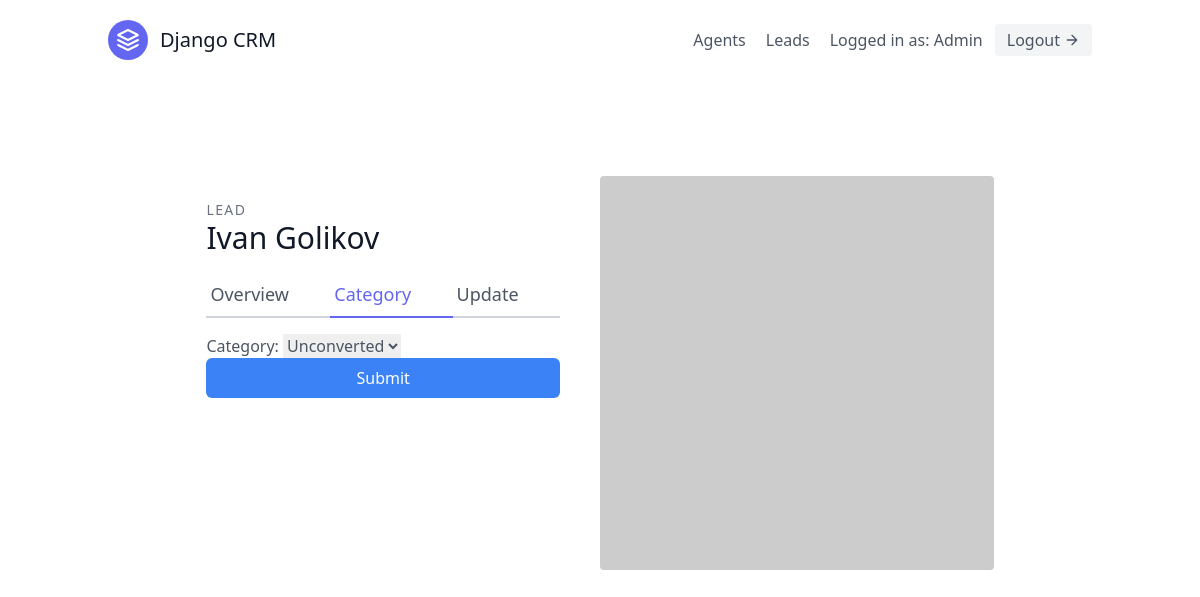
Page /leads/1/category/ (signed in) on the committed database.
### leads/models.py (models this page shows, shortened)
class User(AbstractUser):
    is_organisor = models.BooleanField(default=True)
    is_agent = models.BooleanField(default=False)

class Lead(models.Model):
    first_name = models.CharField('First name', max_length=30)
    last_name = models.CharField('Last name', max_length=30)
    age = models.IntegerField('Age', default=0)
    location = models.CharField('Location', max_length=225)
    cell_phone = models.CharField('Cell phone', max_length=20)
    organisation = models.ForeignKey('UserProfile', on_delete=models.CASCADE)
    agent = models.ForeignKey('Agent', null=True, blank=True, on_delete=models.SET_NULL)
    category = models.ForeignKey('Category', related_name="leads", null=True, blank=True, on_delete=models.SET_NULL)

### leads/views.py (the view, shortened to what this page needs)
# urls.py: path('<int:pk>/category/', LeadCategoryUpdateView.as_view(), name='lead-category-update'),
class LeadCategoryUpdateView(LoginRequiredMixin, generic.UpdateView):
    template_name = "leads/lead_category_update.html"
    form_class = LeadCategoryUpdateForm
    def get_queryset(self):
        user = self.request.user
        if user.is_organisor:
            queryset = Lead.objects.filter(organisation=user.userprofile)
        else:
            queryset = Lead.objects.filter(organisation=user.agent.organisation)
            queryset = queryset.filter(agent__user=user)
        return queryset

### leads/forms.py
class LeadCategoryUpdateForm(forms.ModelForm):
    class Meta:
        model = Lead
        fields = (
            'category',
        )

### leads/models.py (called while the page is built)
    def __str__(self):
        return self.name

### leads/templates/leads/lead_category_update.html (shortened to what this page needs)
{% extends "base.html" %}
{% load tailwind_filters %}
{% block content %}
    <section class="text-gray-600 body-font overflow-hidden">
        <div class="container px-5 py-24 mx-auto">
            <div class="lg:w-4/5 mx-auto flex flex-wrap">
                <div class="lg:w-1/2 w-full lg:pr-10 lg:py-6 mb-6 lg:mb-0">
                    <h2 class="text-sm title-font text-gray-500 tracking-widest">LEAD</h2>
                    <h1 class="text-gray-900 text-3xl title-font font-medium mb-4"> {{lead.first_name}} {{lead.last_name}} </h1>
                    <div class="flex mb-4">
                        <a href="{% url 'leads:lead-detail' lead.pk %}" class="flex-grow border-b-2 border-gray-300 py-2 text-lg px-1">Overview</a>
                        <a href="{% url 'leads:lead-category-update' lead.pk %}" class="flex-grow text-indigo-500 border-b-2 border-indigo-500 py-2 text-lg px-1">Category</a>
                        <a href="{% url 'leads:lead-update' lead.pk %}" class="flex-grow border-b-2 border-gray-300 py-2 text-lg px-1">Update</a>
                    </div>
                    <form form method="post">
                        {{ form|crispy }}
                        <button type="submit" class="w-full text-white bg-blue-500 hover:bg-blue-600 px-3 py-2 rounded-md">Submit</button>
                    </form>
                </div>
                <img alt="ecommerce" class="lg:w-1/2 w-full lg:h-auto h-64 object-cover object-center rounded" src="https://dummyimage.com/400x400">
            </div>
        </div>
    </section>
{% endblock content %}

### templates/navbar.html (shortened to what this page needs)
{% load tailwind_filters %}
<header class="text-gray-600 body-font">
  <div class="container mx-auto flex flex-wrap p-5 flex-col md:flex-row items-center">
    <a class="flex title-font font-medium items-center text-gray-900 mb-4 md:mb-0">
      <svg xmlns="http://www.w3.org/2000/svg" fill="none" stroke="currentColor" stroke-linecap="round" stroke-linejoin="round" stroke-width="2" class="w-10 h-10 text-white p-2 bg-indigo-500 rounded-full" viewBox="0 0 24 24">
        <path d="M12 2L2 7l10 5 10-5-10-5zM2 17l10 5 10-5M2 12l10 5 10-5"></path>
      </svg>
      <span class="ml-3 text-xl">Django CRM</span>
    </a>
    <nav class="md:ml-auto flex flex-wrap items-center text-base justify-center">
      {% if not request.user.is_authenticated %}
        <a href="{% url 'signup' %}" class="mr-5 hover:text-gray-900">Signup</a>
      {% else %}
      {% if request.user.is_organisor %}
        <a href="{% url "agents:agent-list" %}" class="mr-5 hover:text-gray-900">Agents</a>
      {% endif %}
        <a href="{% url "leads:lead-list" %}" class="mr-5 hover:text-gray-900">Leads</a>
      {% endif %}
    </nav>
    {% if request.user.is_authenticated %}
    Logged in as: {{ request.user.username }}
    <form method="post" action="{% url 'logout' %}">
      <button class="ml-3 inline-flex items-center bg-gray-100 border-0 py-1 px-3 focus:outline-none hover:bg-gray-200 rounded text-base mt-4 md:mt-0">
          Logout
          <svg fill="none" stroke="currentColor" stroke-linecap="round" stroke-linejoin="round" stroke-width="2" class="w-4 h-4 ml-1" viewBox="0 0 24 24">
              <path d="M5 12h14M12 5l7 7-7 7"></path>
          </svg>
      </button>
    </form>
    {% endif %}
  </div>
</header>

### rows in the picture
User: user.username "Admin"
Lead: first_name "Ivan", last_name "Golikov", category "Unconverted"
